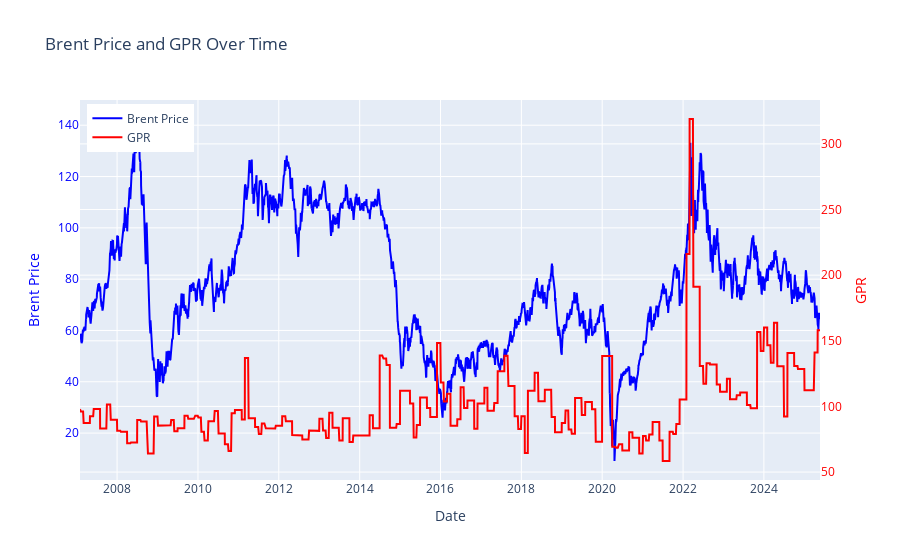

Here is the notebook cell this chart was saved with:
### Markdown cell above
## Brent Price and GPR visualization

### Code cell
import plotly.graph_objects as go

fig = go.Figure()

# First line - Brent Price (left y-axis)
fig.add_trace(go.Scatter(
    x=df_dataset["observation_date"],
    y=df_dataset["BrentPrice"],
    name="Brent Price",
    yaxis="y1",
    line=dict(color="blue")
))

# Second line - GPR (right y-axis)
fig.add_trace(go.Scatter(
    x=df_dataset["observation_date"],
    y=df_dataset["GPR"],
    name="GPR",
    yaxis="y2",
    line=dict(color="red")
))

# Layout with two y-axes
fig.update_layout(
    title="Brent Price and GPR Over Time",
    xaxis=dict(title="Date"),
    yaxis=dict(
        title="Brent Price",
        titlefont=dict(color="blue"),
        tickfont=dict(color="blue")
    ),
    yaxis2=dict(
        title="GPR",
        titlefont=dict(color="red"),
        tickfont=dict(color="red"),
        overlaying="y",
        side="right"
    ),
    legend=dict(x=0.01, y=0.99)
)

fig.show()

### Figure 1 — Plotly figure (JSON) as saved in the notebook; plotly's stock layout.template omitted (floating-point values rounded to 4 significant figures; data arrays with more than 128 entries replaced by an {"elided": "..."} marker saying what was removed)
{"data": [{"line": {"color": "blue"}, "name": "Brent Price", "type": "scatter", "x": {"elided": "3327 str values"}, "y": {"elided": "3327 float values"}, "yaxis": "y"}, {"line": {"color": "red"}, "name": "GPR", "type": "scatter", "x": {"elided": "3327 str values"}, "y": {"elided": "3327 float values"}, "yaxis": "y2"}], "layout": {"legend": {"x": 0.01, "y": 0.99}, "title": {"text": "Brent Price and GPR Over Time"}, "xaxis": {"title": {"text": "Date"}}, "yaxis": {"tickfont": {"color": "blue"}, "title": {"font": {"color": "blue"}, "text": "Brent Price"}}, "yaxis2": {"overlaying": "y", "side": "right", "tickfont": {"color": "red"}, "title": {"font": {"color": "red"}, "text": "GPR"}}}}
